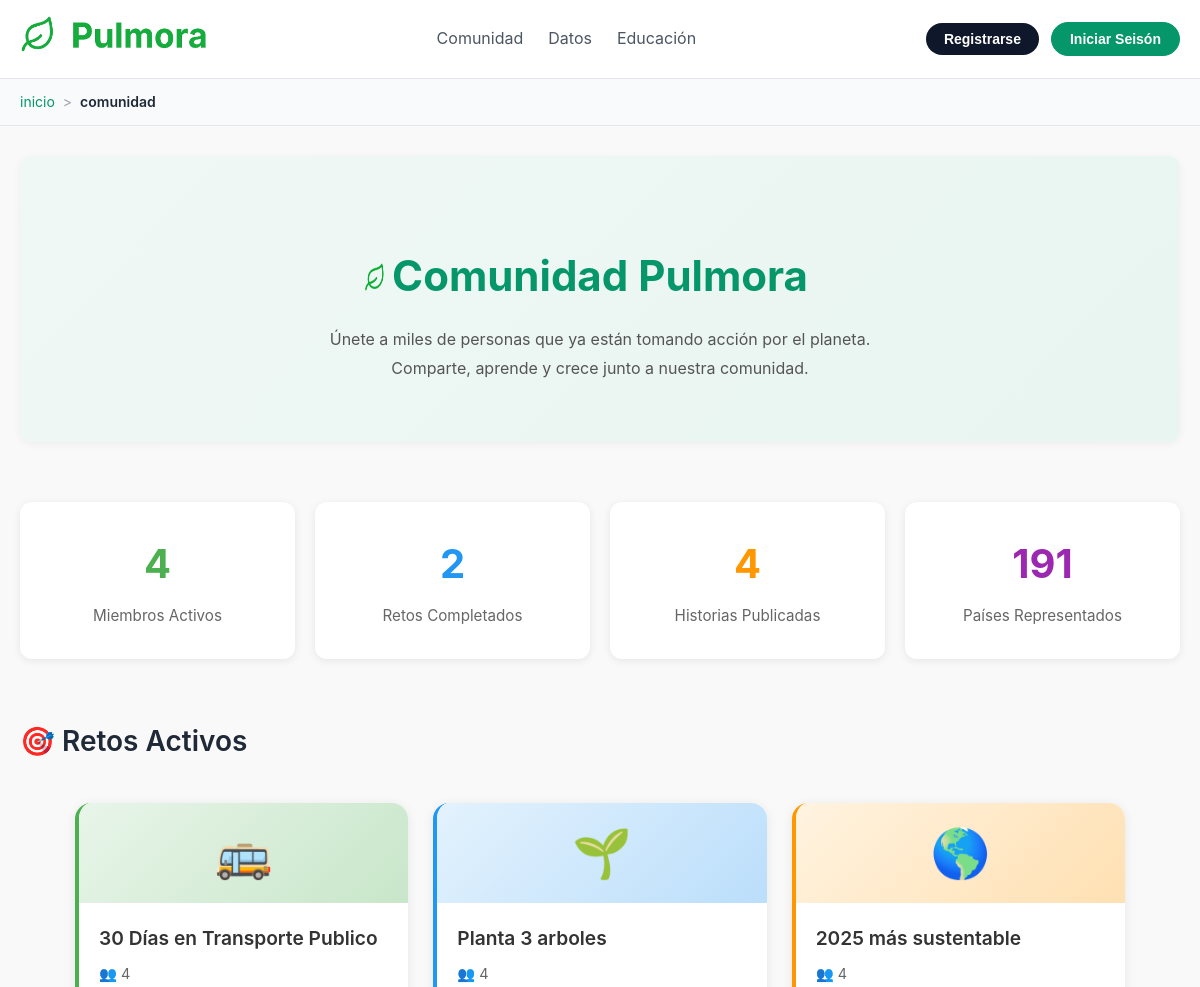
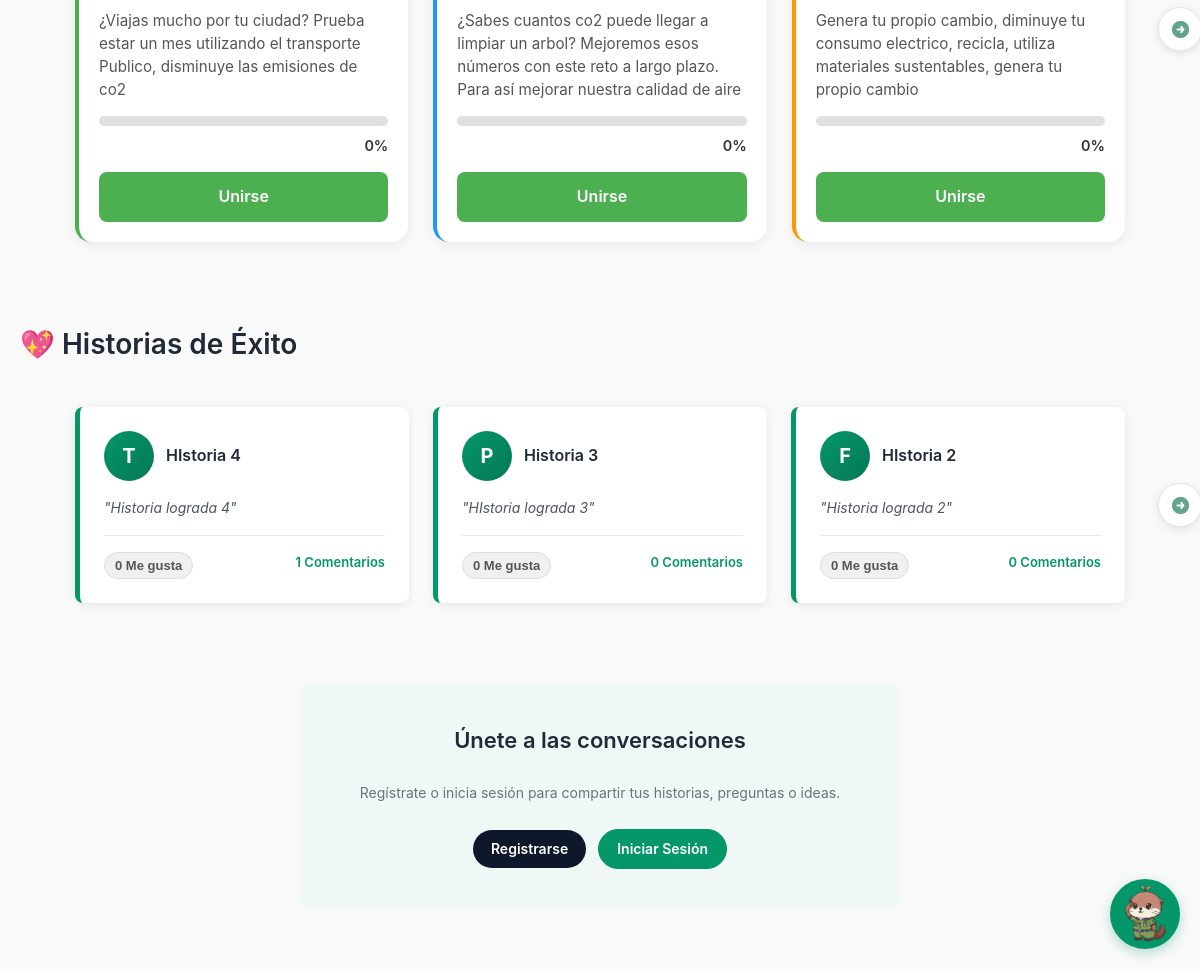
/community/, run on the app's committed database (2 pictures, top to bottom).
### Pulmora_Maps/models.py (models this page shows, shortened)
class Retos(models.Model):
    TIPO_CHOICES = [
        ('permanente', 'Permanente'),
        ('temporal', 'Temporal'),
    ]
    titulo = models.CharField(max_length=200)
    descripcion = models.TextField()
    tipo = models.CharField(max_length=200, choices=TIPO_CHOICES, default='permanente')
    fecha_inicio = models.DateField(null=True, blank=True)
    fecha_fin = models.DateField(null=True, blank=True)
    icono = models.CharField(max_length=50, default="🌱")
    activo = models.BooleanField(default=True)
    class Meta:
        verbose_name_plural = "Retos"

class Post(models.Model):
    author = models.ForeignKey(User, on_delete=models.CASCADE, related_name='posts')
    title = models.CharField(max_length=200)
    content = models.TextField()
    created_at = models.DateTimeField(auto_now_add=True)
    updated_at = models.DateTimeField(auto_now=True)
    likes = models.ManyToManyField(User, related_name='liked_posts', blank=True)
    class Meta:
        db_table = "publicaciones"
        ordering = ['-created_at']
    @property
    def total_likes(self):
        return self.likes.count()

### Pulmora_Maps/views.py (the view, shortened to what this page needs)
# urls.py: path('community/', views.community, name="community"),
def community(request):
    success_stories = Post.objects.annotate(num_likes=Count('likes')).order_by('-created_at')
    popular_stories = Post.objects.annotate(num_likes=Count('likes')).order_by('-num_likes', '-created_at')
    challenges = ChallengeService.get_active()
    VISIBLE_STORIES_LIMIT = 3
    show_carousel = popular_stories.count() > VISIBLE_STORIES_LIMIT
    context = {
        'breadcrumb': [
            {
                'name': 'inicio',
                'url': 'index'
             },
            {
                'name': 'comunidad',
                'url': None
            }
        ],
        'success_stories': success_stories,
        'popular_stories': popular_stories,
        'show_carousel': show_carousel,
        'challenges': challenges
    }
    return render(request, 'pulmora/community.html', context)

### Pulmora_Maps/retos.py (called while the page is built)
    @staticmethod
    def get_active(user=None, country=None):
        queryset = Retos.objects.filter(activo=True)
        if country:
            queryset = queryset.filter(pais__in=[country, None])
        return queryset.order_by('-fecha_inicio')

### Pulmora_Maps/templates/pulmora/community.html (shortened to what this page needs)
{% load static %}
<!DOCTYPE html>
<html lang="es">
<head>
    <link rel="stylesheet" href="{% static 'css/community.css' %}">
</head>
<body>
    {% include 'pulmora/partials/header.html' %}
    {% include 'pulmora/partials/pulmorin.html' %}
    {% include 'pulmora/partials/breadcrumb.html' %}
    <div class="community-container">
        <header class="community-header">
            <img src="{% static 'img/hojita.png' %}" alt="Icono de hoja">
            <h1>Comunidad Pulmora</h1>
            <p>Únete a miles de personas que ya están tomando acción por el planeta. Comparte, aprende y crece junto a nuestra comunidad.</p>
        </header>
        <section class="stats-section">
            <div class="stats-grid">
                <div class="stat-card">
                    <div class="stat-number stat-green">4</div>
                    <div class="stat-label">Miembros Activos</div>
                </div>
                <div class="stat-card">
                    <div class="stat-number stat-blue">2</div>
                    <div class="stat-label">Retos Completados</div>
                </div>
                <div class="stat-card">
                    <div class="stat-number stat-orange">4</div>
                    <div class="stat-label">Historias Publicadas</div>
                </div>
                <div class="stat-card">
                    <div class="stat-number stat-purple">191</div>
                    <div class="stat-label">Países Representados</div>
                </div>
            </div>
        </section>
        <section class="challenges-section">
            <h2 class="section-title">🎯 Retos Activos</h2>
            <div class="carousel-container">
                <div class="challenges-grid-js">
                    {% for challenge in challenges %}
                    <div class="challenge-card">
                        <div class="challenge-icon-wrapper {% if forloop.counter == 2 %}blue-gradient{% elif forloop.counter == 3 %}orange-gradient{% endif %}">
                            <span class="challenge-icon">{{ challenge.icono }}</span>
                        </div>
                        <div class="challenge-content">
                            <h3 class="challenge-title">{{ challenge.titulo }}</h3>
                            <p class="challenge-participants">👥 4</p>
                            <p class="challenge-description">{{ challenge.descripcion }}</p>
                            <div class="progress-container">
                                <div class="progress-bar">
                                </div>
                                <span class="progress-percentage">0%</span>
                            </div>
                            {% if user.is_authenticated %}
                                <form method="post" action="{% url 'join_challenge' challenge.id %}">
                                    {% csrf_token %}
                                    <input type="hidden" name="goal" value="10">
                                    <button type="submit" class="btn-join">Unirse</button>
                                </form>
                            {% else %}
                                <a href="{% url 'login' %}" class="btn-join">Unirse</a>
                            {% endif %}
                        </div>
                    </div>
                    {% empty %}
                    <p class="empty-message">No hay retos disponibles en este momento.</p>
                    {% endfor %}
                </div>
                <button id="next-challenge" class="carousel-btn next"></button>
            </div>
        </section>
        <section class="success-stories">
            <h2 class="section-title">💖 Historias de Éxito</h2>
            <div class="carousel-container">
                <div class="stories-grid-js">
                    {% for story in success_stories %}
                        <div class="story-card">
                            <a href="{% url 'post_detail' story.id %}" class="story-link-wrapper">
                                <div class="story-header">
                                    <div class="story-avatar">{{ story.author.username.0|upper }}</div>
                                    <div class="story-author-info">
                                        <h3>{{ story.title }}</h3>
                                    </div>
                                </div>
                                <p class="story-quoute">"{{ story.content|truncatewords:30 }}"</p>
                            </a>
                            <div class="story-stats">
                                <button class="like-btn {% if user in story.likes.all %}liked{% endif %}" data-post-id="{{ story.id }}">
                                    <span class="like-count">{{ story.total_likes }}</span> Me gusta
                                </button>
                                <a href="{% url 'post_detail' story.id %}" class="comment-link">
                                    {{ story.comments.count }} Comentarios
                                </a>
                            </div>
                        </div>
                    {% empty %}
                        <p class="empty-message">Aún no se han publicado historias.</p>
                    {% endfor %}
                </div>
                <button id="next-story" class="carousel-btn next"></button>
            </div>
        </section>
        <section class="community-forum">
            <div class="new-post-container">
                {% if user.is_authenticated %}
                    <h3>Únete a la conversación</h3>
                    <form id="new-post-form" method="post" action="{% url 'community' %}">
                        {% csrf_token %}
                        <input type="text" id="post-title" name="post-title" placeholder="Título" required>
                        <textarea id="post-content" name="post-content" placeholder="Comparte tu historia" rows="5" required></textarea>
                        <button type="submit" class="btn-primary btn-full">Publicar</button>
                    </form>
                {% else %}
                    <div class="register-box">
                        <h3>Únete a las conversaciones</h3>
                        <p>Regístrate o inicia sesión para compartir tus historias, preguntas o ideas.</p>
                        <div class="auth-buttons">
                            <a href="{% url 'register' %}" class="btn btn-secondary">Registrarse</a>
                            <a href="{% url 'login' %}" class="btn btn-primary">Iniciar Sesión</a>
                        </div>
                    </div>
                {% endif %}
            </div>
        </section>
    </div>
</body>
</html>

### static/css/pulmorin.css (style rules this page uses)
* { margin: 0; padding: 0; box-sizing: border-box; }

### data on the page
Retos: icono "🚌", titulo "30 Días en Transporte Publico", descripcion "¿Viajas mucho por tu ciudad? Prueba estar un mes utilizando el transporte Publico, disminuye las emisiones de co2"
Retos: icono "🌱", titulo "Planta 3 arboles", descripcion "¿Sabes cuantos co2 puede llegar a limpiar un arbol? Mejoremos esos números con este reto a largo plazo. Para así mejorar nuestra calidad de aire"
Retos: icono "🌎", titulo "2025 más sustentable", descripcion "Genera tu propio cambio, diminuye tu consumo electrico, recicla, utiliza materiales sustentables, genera tu propio cambio"
Post: author.username.0 "T", title "HIstoria 4", content "Historia lograda 4", total_likes "0", comments.count "1"
Post: author.username.0 "P", title "Historia 3", content "HIstoria lograda 3", total_likes "0", comments.count "0"
Post: author.username.0 "F", title "HIstoria 2", content "Historia lograda 2", total_likes "0", comments.count "0"

### other printed values
{{ item.name }} "inicio"
{{ item.name }} "comunidad"
